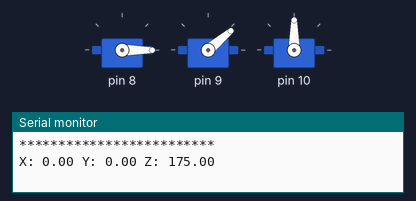
Recording of a sketch running on a simulated Arduino Uno, built with avr-gcc and run on an emulated ATmega328P. Shown: 3 × servo, the last lines printed to the serial monitor.

Above: at 2.05 s.
At 4.25 s:
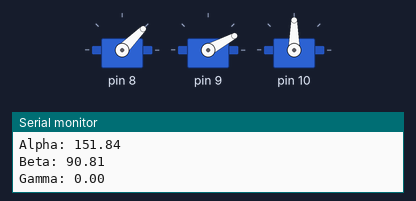
At 6.75 s:
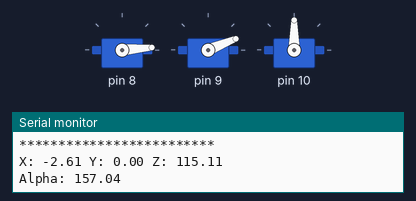
At 11.55 s:
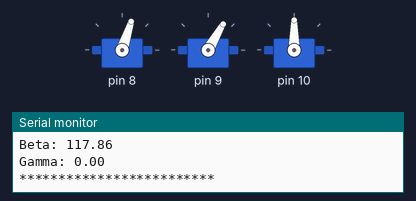
Timing chart, 0 to 14.4 s (numbered marks = the images above):
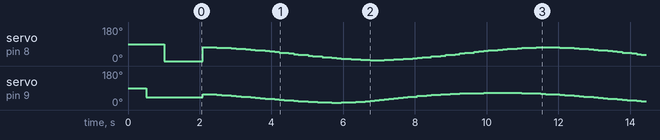

The sketch:

servo_inv_kin_algorithm_testing_20200909.ino
```cpp
/*
 *
 * Inverse kinematics algorithm
 *
 * Simple test sketch
 *
 * created in 09.09.2020
 * by Aiyyskhan Alexeev
 *
 *
 */

#include <Servo.h>
#include <math.h>

// количество сервоприводов
#define NUM_SERVOS 3

// минимальное и максимальное значения импульсов сервопривода
#define USMIN 500.0
#define USMAX 2500.0

// крайние значения возможных координат кончика ноги
#define XMIN -100.0
#define XMAX 100.0
#define YMIN -75.0
#define YMAX 75.0
#define ZMIN 100.0
#define ZMAX 180.0

// длины суставов ноги
float l_coxa = 55.0; //mm
float l_femur = 70.0; //mm
float l_tibia = 70.0; //mm

// интервал основного цикла
const long interval = 1; // milliseconds
unsigned long previousMillis = 0;

Servo servo[NUM_SERVOS];

struct Angles {
  float tibia;
  float femur;
  float coxa;
};

struct Coordinates {
  float x;
  float y;
  float z;
};

// начальные и текущие углы ноги (передней правой)
Angles init_angles_FR;
Angles curr_angles_FR;

// начальные и текущие координаты кончика ноги (передней правой)
Coordinates init_coord_FR;
Coordinates curr_coord_FR;

void initial_pose(String limb){
  // функция установки конечностей в начальное положение
  if(limb == "coxa"){
    servo[0].write(init_angles_FR.tibia);
    curr_angles_FR.tibia = init_angles_FR.tibia;
  }
  else if(limb == "femur"){
    servo[1].write(init_angles_FR.femur);
    curr_angles_FR.femur = init_angles_FR.femur;
  }
  else if(limb == "tibia"){
    servo[2].write(init_angles_FR.coxa);
    curr_angles_FR.coxa = init_angles_FR.coxa;
  }
}

float angle_to_microsec(float ang){
  // функция конвертирующая углы (градусы) в импульсы (микросекунды)
  return (float)map(ang, 0.0, 180.0, USMIN, USMAX);
}

Angles angles_control(Coordinates coord, bool reverse){
  // функция обратной кинематики
  // принимает координаты, на основе которых вычисляются углы сервоприводов конечностей
  // аргумент reverse необходим для инвертирования углов (необходим для передней левой и задней правой ног)
  Angles ang;
  float l, l1, alpha, alpha_1, alpha_2, beta, gamma;

  l1 = sqrt(sq(coord.y) + sq(coord.z));
  l = sqrt(sq(coord.x) + sq(l1 - l_coxa));
  alpha_1 = acos(coord.x / l);
  alpha_2 = acos( (sq(l)+sq(l_femur)-sq(l_tibia))/(2.0*l*l_femur) );
  alpha = degrees(alpha_1 + alpha_2);
  beta = degrees(acos( (sq(l_femur)+sq(l_tibia)-sq(l))/(2.0*l_femur*l_tibia) ));
  gamma = degrees(atan(coord.y / coord.z));

  Serial.println("");
  Serial.println("*************************");
  Serial.println("X: " + String(coord.x) + " " + "Y: " + String(coord.y) + " " + "Z: " + String(coord.z));
  Serial.println("Alpha: " + String(alpha));
  Serial.println("Beta: " + String(beta));
  Serial.println("Gamma: " + String(gamma));
  Serial.println("*************************");
  Serial.println("");

  if(reverse){
    ang.tibia = 180.0 - (beta - 45.0);
    ang.femur = alpha;
    ang.coxa = 90.0 + gamma;
  }
  else{
    ang.tibia = beta - 45.0;
    ang.femur = 180.0 - alpha;
    ang.coxa = 90.0 + gamma;
  }

  return ang;
}

void movement(){
  // функция приводящая в движение сервоприводы согласно текущим углам
  servo[0].writeMicroseconds(angle_to_microsec(curr_angles_FR.tibia));
  servo[1].writeMicroseconds(angle_to_microsec(curr_angles_FR.femur));
  servo[2].writeMicroseconds(angle_to_microsec(curr_angles_FR.coxa));
}

void setup() {
  Serial.begin(9600);

  // инициализация сервоприводов конечностей
  for(int i=0; i<NUM_SERVOS; i++){
    servo[i].attach(8+i, 500, 2500);
  }

  delay(15);

  // начальные углы передней левой ноги
  init_angles_FR.tibia = 0;
  init_angles_FR.femur = 40;
  init_angles_FR.coxa = 90;

  // установка конечностей в начальное положение
  initial_pose("tibia");
  delay(500);
  initial_pose("femur");
  delay(500);
  initial_pose("coxa");
  delay(1000);
}


void loop() {
  unsigned long currentMillis = millis();
  if (currentMillis - previousMillis >= interval) {
    previousMillis = currentMillis;
    // stepper();
    // back_and_forth();
    circulation();
  }
}


// #### пример линейного движения ####
int delta_x = 0;
bool forward = true;

void back_and_forth(){
  curr_coord_FR.y = 0.0;
  curr_coord_FR.z = 150.0; // среднее между ZMIN и ZMAX
  curr_coord_FR.x = (float)delta_x;
  curr_angles_FR = angles_control(curr_coord_FR, false);
  movement();

  if(forward){
    delta_x += 2;
  }
  else{
    delta_x -= 2;
  }
  if(delta_x >= XMAX){
    forward = false;
  }
  else if(delta_x <= XMIN){
    forward = true;
  }
}

// #### пример кругового движения ####
int circle_angle = 360;
float r = 30.0; // радиус (mm)
float h = 145.0; // среднее между ZMIN и ZMAX (mm)

void circulation(){
  curr_coord_FR.y = 0.0;

  curr_coord_FR.x = r * sin(radians(circle_angle));
  curr_coord_FR.z = (r * cos(radians(circle_angle))) + h;

  curr_angles_FR = angles_control(curr_coord_FR, false);
  movement();

  circle_angle -= 5;
  if(circle_angle <= 0){
    circle_angle = 360;
  }
}

// #### незаконченный и неправильно работающий пример ####
//float t = 0.0;
//char sig = 'u';
//
//void stepper(){
//  float x0, x1, x2, x3, y0, y1, y2, y3;
//  float L;
//
//  L = 80;
//  if (sig == 'u') {
//    // Кривая Безье с 4 точками
//    x0 = 0;
//    y0 = 0;
//
//    x1 = -40;
//    y1 = 20;
//
//    x2 = 120;
//    y2 = 20;
//
//    x3 = 80;
//    y3 = 0;
//
//    curr_coord_FR.x = (1 - t) * ((1 - t) * ((1 - t) * x0 + t * x1) + t * ((1 - t) * x1 + t * x2)) +
//               t * ((1 - t) * ((1 - t) * x1 + t * x2) + t * ((1 - t) * x2 + t * x3));
//    curr_coord_FR.y = 0;
//    curr_coord_FR.z = (1 - t) * ((1 - t) * ((1 - t) * y0 + t * y1) + t * ((1 - t) * y1 + t * y2)) +
//               t * ((1 - t) * ((1 - t) * y1 + t * y2) + t * ((1 - t) * y2 + t * y3));
//
//  }
//  else if (sig == 'd') {
//    curr_coord_FR.x = L - L * t / 3;
//    curr_coord_FR.y = 0;
//    curr_coord_FR.z = 145;
//  }
//
//  curr_angles_FR = angles_control(curr_coord_FR, false);
//  movement();
//
//  t += 0.01;
//  if(t >= 0.99){
//    t = 0.0;
//    sig = (sig=='u') ? 'd' : 'u';
//  }
//}
```
